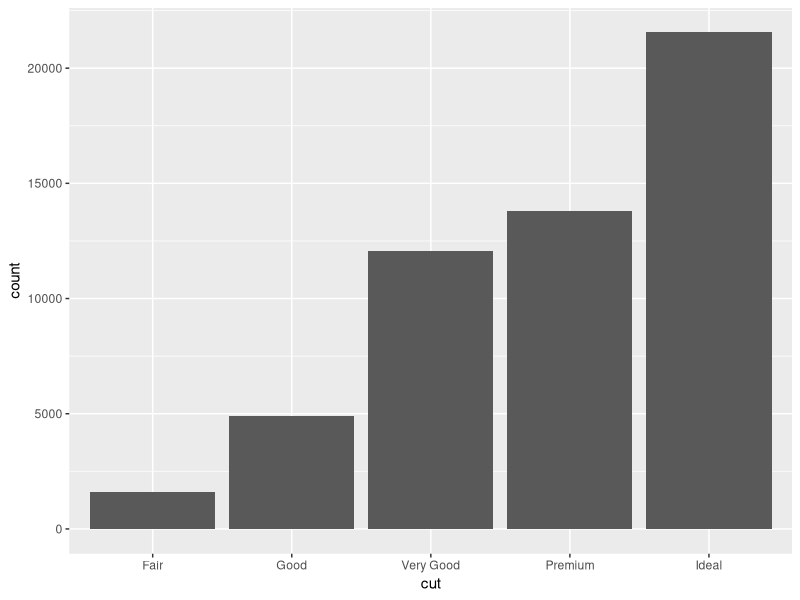
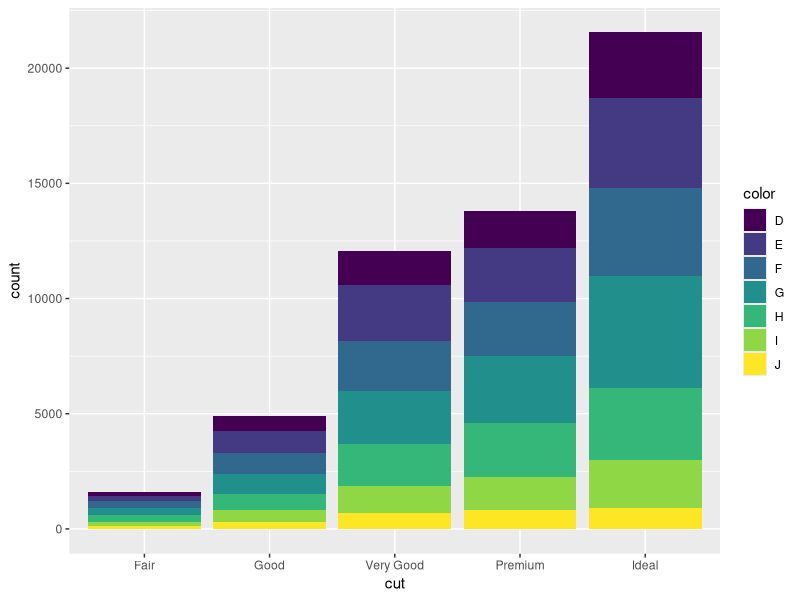
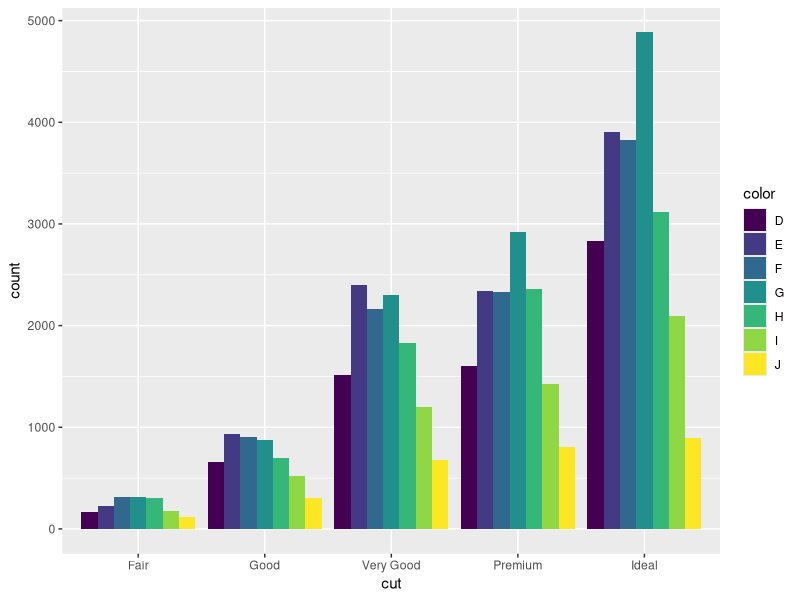
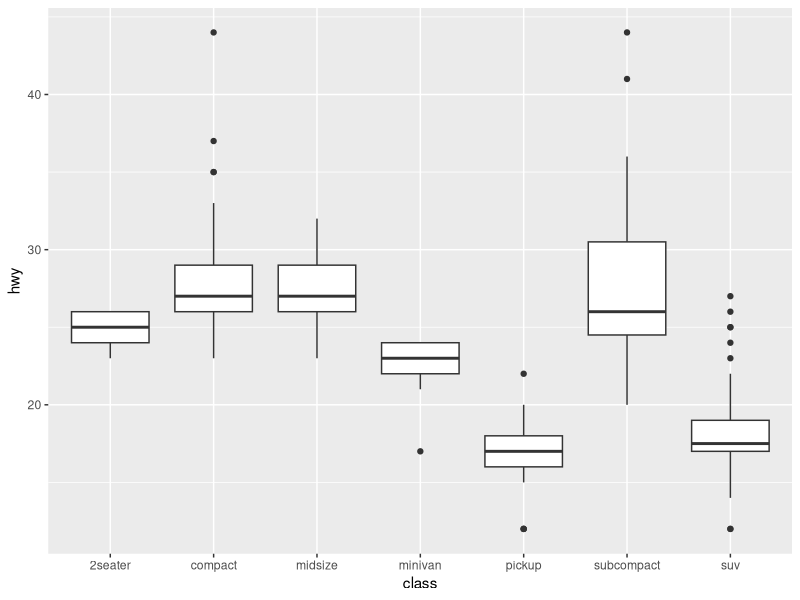
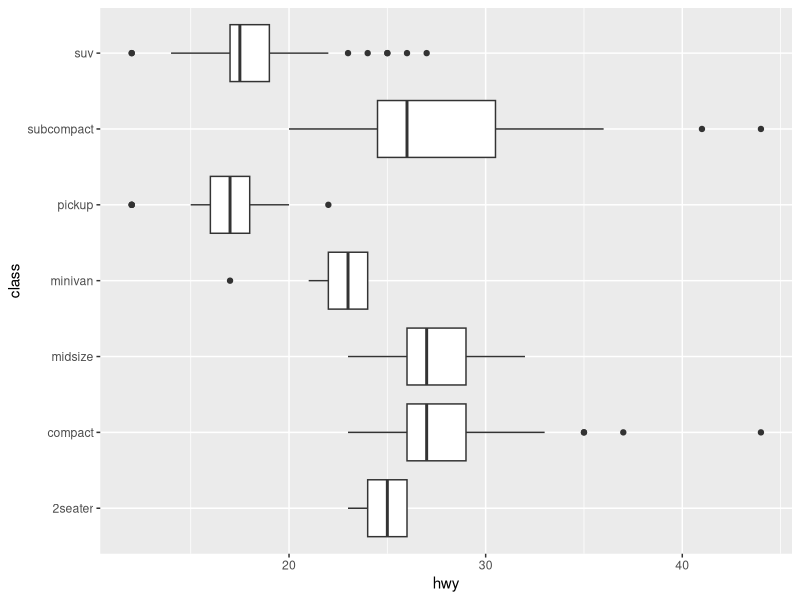
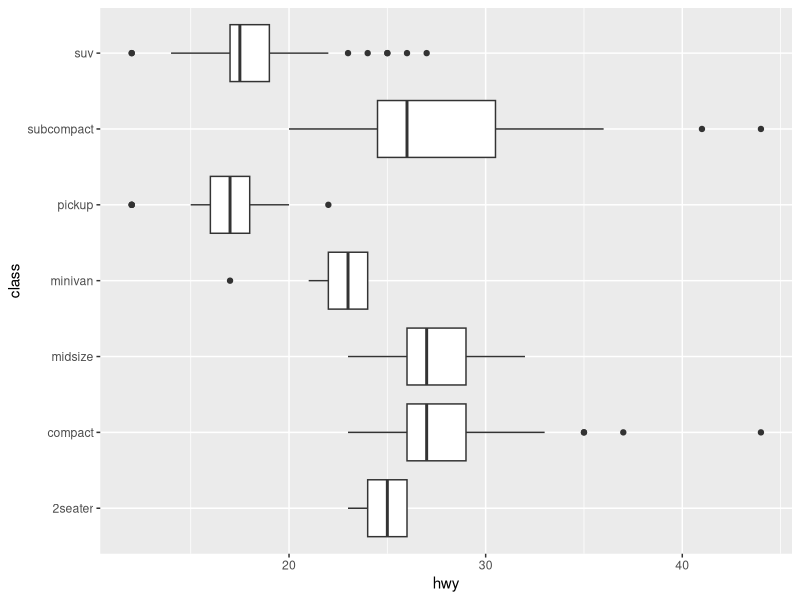
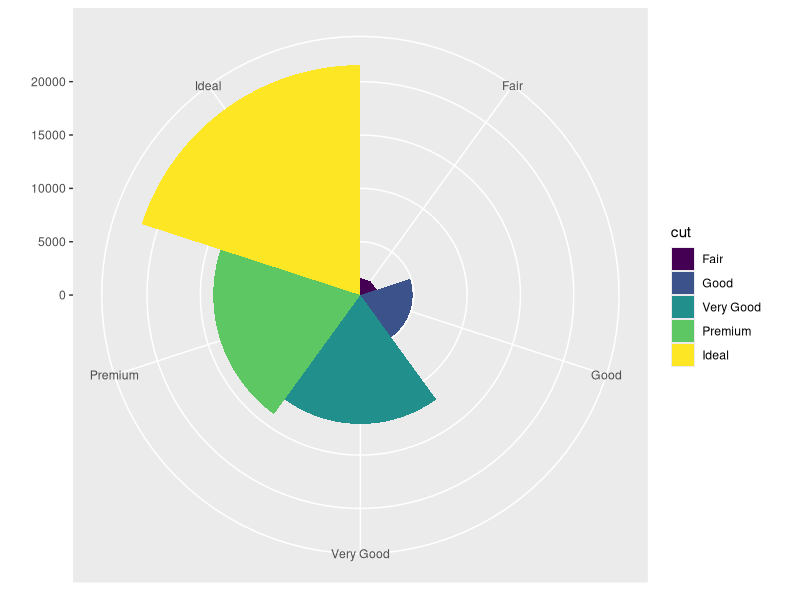

The R script that drew these images, in order:
## ---- chunk 1
library(ggplot2)
ggplot(data = diamonds) + 
  stat_count(mapping = aes(x = cut))
## ---- chunk 2
diamonds
## ---- chunk 3
ggplot(data = diamonds) + 
  geom_bar(mapping = aes(x = cut, fill = color))
## ---- chunk 4
ggplot(data = diamonds) + 
  geom_bar(mapping = aes(x = cut, fill = color),
           position = "dodge")
## ---- chunk 5
ggplot(data = mpg, mapping = aes(x = class, y = hwy)) + 
  geom_boxplot()
## ---- chunk 6
ggplot(data = mpg, mapping = aes(x = class, y = hwy)) + 
  geom_boxplot() +
  coord_flip()
## ---- chunk 7
ggplot(data = mpg, mapping = aes(y = class, x = hwy)) + 
  geom_boxplot()
## ---- chunk 8
ggplot(data = diamonds) + 
  geom_bar(mapping = aes(x = cut, fill = cut),
           width = 1) +
  labs(x = NULL, y = NULL) +
  coord_polar()
